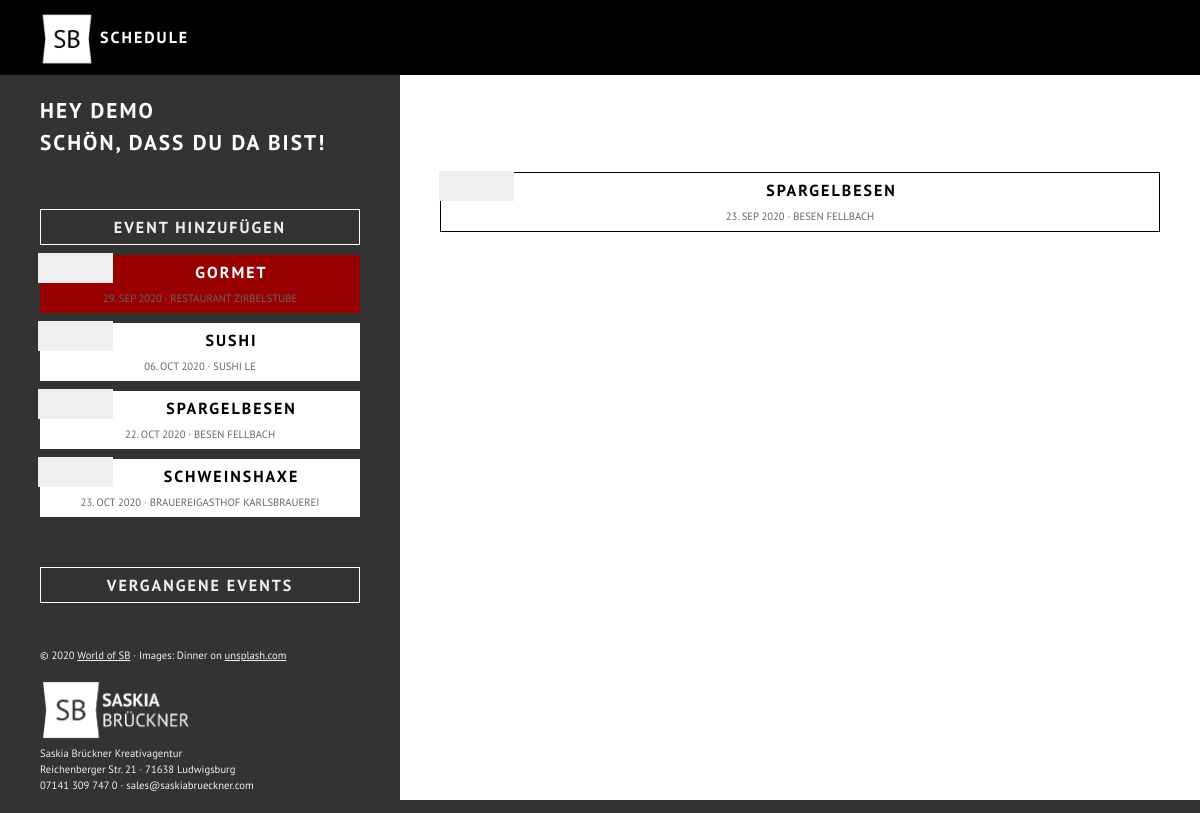
The page /index.php?do=apptArchived (signed in) on the database its author committed.
### tables this page shows
CREATE TABLE `users` (
  `userid` int(9) NOT NULL,
  `firstname` varchar(50) NOT NULL,
  `lastname` varchar(50) NOT NULL,
  `email` varchar(255) NOT NULL,
  `password` varchar(50) NOT NULL,
  `lang` varchar(3) NOT NULL,
  `active` tinyint(1) NOT NULL DEFAULT '1',
  `admin` tinyint(1) NOT NULL DEFAULT '0'
);

CREATE TABLE `appointment` (
  `appointmentid` int(9) NOT NULL,
  `userid` int(9) NOT NULL,
  `title` varchar(255) NOT NULL,
  `address` varchar(255) DEFAULT NULL,
  `apptDate` datetime NOT NULL,
  `created` datetime NOT NULL,
  `updated` datetime DEFAULT NULL,
  `response` datetime DEFAULT NULL,
  `max` int(6) DEFAULT NULL,
  `enabled` tinyint(1) NOT NULL DEFAULT '1'
);

### lang/de.php (called while the page is built)
<?php
$output = [];
$output['address'] = "Ort";
$output['close'] = "Schließen";
$output['email'] = "E-Mail";
$output['hi'] = "Hey";
$output['login'] = "Anmelden";
$output['loginFail'] = "Oops, da stimmt was nicht. Bitte prüfe deine Daten.";
$output['members'] = "Alle Mitglieder";
$output['new'] = "Neu";
$output['nicetoseeyou'] = "Schön, dass du da bist!";
$output['organizer'] = "Organisiert von";
$output['password'] = "Passwort";
$output['save'] = "Speichern";
$output['welcome'] = "Willkommen<br />Bitte melde dich an:";
$output['yourAccount'] = "Dein Konto";
$output['apptAcceptHowMany'] = "Wie viele Personen seid ihr?";
$output['apptAdd'] = "Event hinzufügen";
$output['apptArchived'] = "Vergangene Events";
$output['apptCancel'] = "Event absagen";
$output['apptCancelConfirm'] = "Event absagen... Hmmm... Sicher?";
$output['apptCanceled'] = "Ich habe das Event abgesagt und die Teilnehmer darüber informiert.";
$output['apptCancelMailAfterDetails'] = "Schade, dass es dieses Mal nicht klappt. Doch das nächste Mal kommt bestimmt! Melde dich doch gleich für den nächsten Termin an.\r\n\r\nWir freuen uns!";
$output['apptCancelMailBeforeDetails'] = "Nichts ist schöner als ein tolles Event. Doch manchmal läuft nicht alles wie geplant. Heute müssen wir mit nicht ganz so tollen Nachrichten auf dich zukommen.\r\nDas folgende Event muss leider abgesagt werden:";
$output['apptChangedMail'] = "Alles läuft wie geplant - und doch ein wenig anders. Bitte beachte die Änderungen zum folgenden Event:";
$output['apptChanged'] = "Die Änderungen wurden gespeichert und die Teilnehmer informiert.";
$output['apptConfirmed'] = "Vielen Dank für deine Zusage. Wir freuen uns auf dich!";
$output['apptConfirmedMail'] = "Wow! Schön, dass du dabei bist! Wir haben deine Zusage registriert und freuen uns auf Dich.";
$output['apptDate'] = "Datum";
$output['apptDeclined'] = "Schade, dass du nicht teilnehmen kannst. Vielleicht klappts ja beim nächsten Mal?";
$output['apptDeclinedMail'] = "Oh nein, das ist ja schade. Deine Absage haben wir registriert. Vielleicht klappts ja beim nächsten Mal.";
$output['apptDisabled'] = "Abgesagt";
$output['apptFinished'] = "Vergangen";
$output['apptLocation'] = "Ort";
$output['apptMax'] = "Max. Teilnehmer";
$output['apptNew'] = "Es ist wieder soweit, ein neues Event wurde online gestellt. Melde dich am Besten gleich an:";
$output['apptNone'] = "Kein Event geplant";
$output['apptReady'] = "Bereit";
$output['apptRegistrations'] = "Deine Anmeldungen";
$output['apptResponseDate'] = "Antwort erwartet bis";
$output['apptSaidYes'] = "Teilnehmer";
$output['apptSave'] = "Änderungen speichern";
$output['apptSayNo'] = "Absage";
$output['apptSayYes'] = "Zusage";
$output['apptStatus'] = "Status";
$output['apptTitle'] = "Name des Events";
$output['apptTooMany'] = "Zu viele Teilnehmer. Bitte wende dich an den Organisator des Events.";
$output['apptTN'] = "Teilnehmer";
$output['apptWaitForTN'] = "Warten auf TN";

### classes/CUser.php (called while the page is built, shortened)
<?php
class CUser {
    public function __construct($db) {
        $sql = "SELECT * FROM users WHERE userid = ".$_SESSION['userid'];
        $result = $db->query($sql);
        if($result->num_rows) {
            $data = $result->fetch_assoc();
            $this->firstname = $data['firstname'];
            $this->admin = $data['admin'];
        } else {
            $this->err = 1;
        }
    }
}

### header.php (called while the page is built, shortened)
<?php
include "./classes/CUser.php";
include "./classes/CAppointment.php";
$db = new mysqli($dbhost, $dbuser, $dbpass, $dbbase, $dbport);
if(isset($_SESSION['userid'])) {
    $user = new CUser($db);
    $allAppts = [];
    $result = $db->query("SELECT * FROM appointment WHERE apptDate >= CURDATE() ORDER BY apptDate");
    while($data = $result->fetch_assoc()) {
        $appt = new CAppointment($db, $data['appointmentid']);
    }
}

### classes/CAppointment.php (called while the page is built, shortened)
<?php
class CAppointment {
    public function __construct($db, $appointmentid) {
        $sql = "SELECT * FROM appointment WHERE appointmentid = ".$appointmentid;
        $result = $db->query($sql);
        if($result->num_rows) {
            $data = $result->fetch_assoc();
            $this->appointmentid = $data['appointmentid'];
            $this->title = $data['title'];
            $this->address = $data['address'];
            $this->apptDate = $data['apptDate'];
            $this->enabled = $data['enabled'];
        } else {
            $this->err = 1;
        }
    }
}

### index.php (the view, shortened to what this page needs)
<?php
require_once "header.php";
?>
<!DOCTYPE html>
<html lang="de">
<head>
	<link rel="stylesheet" href="./assets/css/fonts.css" type="text/css">
	<link rel="stylesheet" href="./assets/css/style.css" type="text/css">
	<link rel="stylesheet" href="./assets/external/icofont/icofont.min.css" type="text/css">
	<link rel="stylesheet" href="./assets/external/flexboxgrid/flexboxgrid.min.css" type="text/css">
	<link rel="stylesheet" href="./assets/external/jquery/jquery.datetimepicker.min.css" type="text/css">
</head>
<body>
<div id="header">
	<div class="row">
		<div class="col-xs-7 col-sm-5 col-md-5 col-lg-5">
			<div class="box" id="logo">
				<img src="./assets/img/logo/white/Logo-Square-White.png" alt="World of SB">
				Schedule
			</div>
		</div>
		<div class="col-xs-1 col-sm-4 col-md-5 col-lg-5">
			<div class="box">
			</div>
		</div>
		<div class="col-xs-2 col-sm-2 col-md-1 col-lg-1">
		</div>
		<div class="col-xs-2 col-sm-1 col-md-1 col-lg-1">
			<div class="box" id="logout" onclick="javascript:location.href='signin.php'">
				<a href='signin.php'><i class="icofont-exit"></i></a>
			</div>
		</div>
	</div>
</div>
<div id="wrap">
	<div id="ui">
		<div id="userInteraction">
			<div class='heading' style='color: #ffffff'><?=$output['hi'].' '.$user->firstname.'<br />'.$output['nicetoseeyou'];?></div>
				<div class="elements" style='margin-top: 50px'>
					<?php if($user->admin) { ?>
						<div class='attraction' onclick='location.href="index.php?do=apptAdd"' style='background-color: #333333; border: 1px #ffffff solid; color: #efefef'>
							<strong><?=$output['apptAdd'];?></strong>
						</div>
					<?php } ?>
					<?php
					if(count($allAppts) > 0) {
						foreach($allAppts as $appt) {
							$styleBACK = $styleBTN = "";
							if(!$appt->enabled) {
								$styleBACK = "background-color: #990000; color: #ffffff;";
							}
							echo "<div class='attraction' onclick='javascript:location.href=\"index.php?do=showAppt&id=".$appt->appointmentid."\"' style='".$styleBACK."'>";
								echo "<div class='itemIcon' style='".$styleBTN."'>";
									echo "<i class='icofont-spoon-and-fork'></i>";
								echo "</div>";
								echo "<strong>".$appt->title."</strong><br />";
								echo "<small><span class='addr'>".date('d. M Y',strtotime($appt->apptDate))." · ".$appt->address."</span></small>";
							echo "</div>";
						}
					} else {
						echo "<p style='text-align: center; font-size: 10pt;'>".$output['apptNone']."</p>";
					}
					?>
				</div>
				<div class="elements" style='margin-top: 50px;'>
					<div class='attraction' onclick='javascript:location.href="index.php?do=apptArchived"' style='background-color: #333333; border: 1px #ffffff solid; color: #efefef'>
						<strong><?=$output['apptArchived'];?></strong>
					</div>
					<br />
				</div>
				<div id='credits'><br />
					&copy; <?=date('Y');?> <a href='https://saskiabrueckner.com' target='_blank'>World of SB</a> · Images: Dinner on <a href='https://unsplash.com' target='_blank'>unsplash.com</a><br /><br />
					<a href='https://saskiabrueckner.com' target='_blank' style="text-decoration: none;">
						<img src="./assets/img/logo/white/Logo-Full-White.png" height="62px" style="border: 0" onmouseover="this.src='./assets/img/logo/pink/Logo-Full-Pink.png';" onmouseout="this.src='./assets/img/logo/white/Logo-Full-White.png';">
					</a><br />
					Saskia Brückner Kreativagentur<br />Reichenberger Str. 21 · 71638 Ludwigsburg<br />
					07141 309 747 0 · sales@saskiabrueckner.com
				</div>
			</div>
			<div id="uiContentWrap">
				<?php
				echo '<div id="uiContent"';
				echo '>';
					if(isset($_GET['do'])) {
						if(!file_exists("./inc/".strip_tags($_GET['do']).".php")) {
							echo "Function ".strip_tags($_GET['do'])." not yet implemented.";
						} else {
							include("./inc/".strip_tags($_GET['do']).".php");
						}
					}
				echo '</div>';
				?>
		</div>
	</div>
</div>
</body>
</html>

### inc/apptArchived.php (shortened to what this page needs)
<span class='heading'><?=$current->title;?></span><br />
<div class="elements" style='margin-top: 50px'>
	<?php
	$archivedAppts = [];
	$result = $db->query("SELECT * FROM appointment WHERE apptDate < CURDATE() ORDER BY apptDate");
	while($data = $result->fetch_assoc()) {
		$appt = new CAppointment($db, $data['appointmentid']);
		array_push($archivedAppts, $appt);
	}
	if(count($archivedAppts) > 0) {
		foreach($archivedAppts as $appt) {
			$styleBACK = $styleBTN = "";
			echo "<div class='attraction' onclick='javascript:location.href=\"index.php?do=showAppt&id=".$appt->appointmentid."\"' style='border: 1px #000000 solid; ".$styleBACK."'>";
				echo "<div class='itemIcon' style='".$styleBTN."'>";
					echo "<i class='icofont-spoon-and-fork'></i>";
				echo "</div>";
				echo "<strong>".$appt->title."</strong><br />";
				echo "<small><span class='addr'>".date('d. M Y',strtotime($appt->apptDate))." · ".$appt->address."</span></small>";
			echo "</div>";
		}
	} else {
		echo "<p style='text-align: center; font-size: 10pt;'>".$output['apptNone']."</p>";
	}
	?>
</div>

### assets/css/style.css (style rules this page uses)
body { background-color: #333333; color: #000000; font-family: "PT Sans", sans; font-size: 14pt; line-height: 1.5; margin: 0; text-align: justify; }
#header { z-index: 98; background-color: #000000; box-sizing: border-box; color: #ffffff; height: 75px; overflow: hidden; position: fixed; width: 100%; }
#logo { font-family: "PT Sans", sans; font-size: 12pt; font-weight: 700; letter-spacing: 2px; line-height: 54px; padding: 10px 40px; text-align: left; text-transform: uppercase; vertical-align: middle; }
#logo img { height: 54px; vertical-align: middle; }
#logout { cursor: pointer; font-size: 20px; line-height: 75px; text-align: center; }
#logout a { color: #ffffff; text-decoration: none; }
#wrap { z-index: 50; left: 0px; position: absolute; top: 75px; }
#userInteraction { position: absolute; background-color: #333333; box-sizing: border-box; color: #ffffff; left: 0; min-height: 100%; padding: 20px 40px; top: 0px; width: 100vw; }
#uiContentWrap { position: absolute; top: 0; left: 0; width: 100vw; height: auto; }
#ui { background-color: #333333; min-height: 100%; }
#uiContent, #tripSumDetails { z-index: 100; box-sizing: border-box; background-color: #ffffff; background-position: center; background-repeat: no-repeat; background-size: cover; padding: 15px 40px; width: 100vw; }
#uiContent { min-height: 300px; }
.elements div { box-sizing: border-box; background-color: #ffffff; color: #000000; font-size: 12pt; line-height: 1.5; margin-top: 10px; padding: 5px 10px; text-align: center; width: 100%; cursor: pointer; }
.elements strong { font-weight: 700; letter-spacing: 2px; text-transform: uppercase; }
.elements .addr { color: #666666; font-weight: 100; text-transform: uppercase; font-size: 8pt; }
.elements .itemIcon { float: left; background-color: #efefef; color: #333333; border: 0; margin: -7px 0 0 -12px; width: 75px; height: 30px; }
#credits { font-size: 8pt; color: #efefef; }
#credits a { color: #efefef; }
.heading { color: #000000; font-size: 16pt; font-weight: 700; text-transform: uppercase; letter-spacing: 2px; }
@media only screen and (min-width: 1075px) { #userInteraction { position: absolute; top: 0; left: 0; background-color: #333333; box-sizing: border-box; color: #ffffff; min-height: 100%; padding: 20px 40px; width: calc(100vw / 3); } }
@media only screen and (min-width: 1075px) { #uiContentWrap { position: absolute; top: 0; left: calc(100vw / 3); width: calc(100vw / 3 * 2); height: calc(100vh - 75px); } }
@media only screen and (min-width: 1075px) { #ui { background-color: #333333; min-height: 100%; } }
@media only screen and (min-width: 1075px) { #uiContent, #tripSumDetails { z-index: 100; box-sizing: border-box; background-color: #ffffff; background-position: center; background-repeat: no-repeat; background-size: cover; padding: 15px 40px; width: calc(100vw / 3 * 2); } }
@media only screen and (min-width: 1075px) { #uiContent { min-height: 100%; } }

### rows shown on the page
users: firstname "DEMO"
appointment: title "GORMET", apptDate "29. SEP 2020", address "RESTAURANT ZIRBELSTUBE"
appointment: title "SUSHI", apptDate "06. OCT 2020", address "SUSHI LE"
appointment: title "SPARGELBESEN", apptDate "22. OCT 2020", address "BESEN FELLBACH"
appointment: title "SCHWEINSHAXE", apptDate "23. OCT 2020", address "BRAUEREIGASTHOF KARLSBRAUEREI"
appointment: title "SPARGELBESEN", apptDate "23. SEP 2020", address "BESEN FELLBACH"

### other values the page prints
$output['hi'] "HEY"
$output['nicetoseeyou'] "SCHÖN, DASS DU DA BIST!"
$output['apptAdd'] "EVENT HINZUFÜGEN"
$output['apptArchived'] "VERGANGENE EVENTS"
